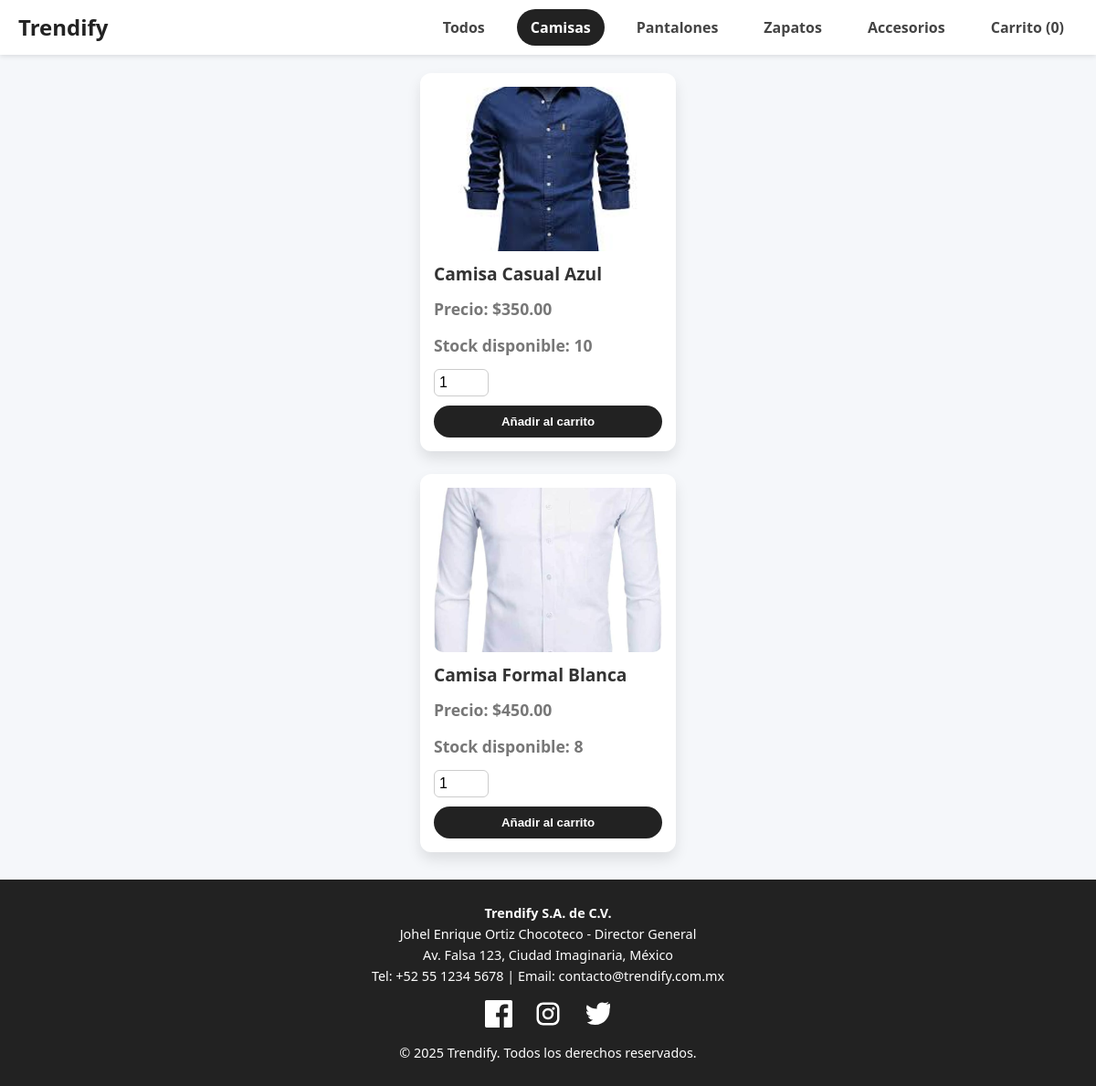
The app's page /index.php?cat=camisas with its own data.
### tables this page shows
CREATE TABLE products (
    id INT AUTO_INCREMENT PRIMARY KEY,            
    name VARCHAR(100) NOT NULL,                    
    category ENUM('camisas', 'pantalones', 'zapatos', 'accesorios') NOT NULL,   
    price DECIMAL(10,2) NOT NULL,                  
    stock INT NOT NULL,                             
    image VARCHAR(255) NOT NULL                     
);

### index.php (the view, shortened to what this page needs)
<?php
require 'db.php';
$categories = ['camisas' => 'Camisas', 'pantalones' => 'Pantalones', 'zapatos' => 'Zapatos', 'accesorios' => 'Accesorios'];
$selected_cat = $_GET['cat'] ?? 'all';
if ($selected_cat === 'all') {
    $stmt = $pdo->query("SELECT * FROM products ORDER BY category, name");
    $products = $stmt->fetchAll();
} else {
    $stmt = $pdo->prepare("SELECT * FROM products WHERE category = ? ORDER BY name");
    $stmt->execute([$selected_cat]);
    $products = $stmt->fetchAll();
}
$stmtCount = $pdo->prepare("SELECT SUM(quantity) FROM cart WHERE session_id = ?");
$stmtCount->execute([$_SESSION['session_id']]);
$cart_count = $stmtCount->fetchColumn() ?: 0;
?>
<!DOCTYPE html>
<html lang="es">
<head>
  <link rel="stylesheet" href="style.css" />
</head>
<body>
<nav>
  <div class="nav-container">
    <div class="nav-logo">Trendify</div>
    <div class="nav-menu">
      <a href="index.php?cat=all" class="<?= $selected_cat === 'all' ? 'active' : '' ?>">Todos</a>
      <?php foreach ($categories as $cat_id => $cat_name): ?>
        <a href="index.php?cat=<?= $cat_id ?>" class="<?= $selected_cat === $cat_id ? 'active' : '' ?>"><?= $cat_name ?></a>
      <?php endforeach; ?>
      <a href="cart.php" class="cart-link">Carrito (<?= $cart_count ?>)</a>
    </div>
  </div>
</nav>
<div class="container">
  <?php if (empty($products)): ?>
    <p>No hay productos para mostrar en esta categoría.</p>
  <?php else: ?>
    <div class="products-grid">
      <?php foreach ($products as $product): ?>
        <div class="product-card">
          <img src="images/<?= htmlspecialchars($product['image']) ?>" alt="<?= htmlspecialchars($product['name']) ?>">
          <div class="product-info">
            <h3><?= htmlspecialchars($product['name']) ?></h3>
            <p>Precio: $<?= number_format($product['price'], 2) ?></p>
            <p>Stock disponible: <?= $product['stock'] ?></p>
          </div>
          <?php if ($product['stock'] > 0): ?>
            <form method="POST" action="index.php?cat=<?= $selected_cat ?>">
              <input type="number" class="quantity-input" name="quantity" value="1" min="1" max="<?= $product['stock'] ?>" />
              <button type="submit" class="btn">Añadir al carrito</button>
            </form>
          <?php else: ?>
            <button disabled class="btn" style="background:#888;cursor:not-allowed;">Agotado</button>
          <?php endif; ?>
        </div>
      <?php endforeach; ?>
    </div>
  <?php endif; ?>
</div>
<footer>
  <p><strong>Trendify S.A. de C.V.</strong></p>
  <p>Johel Enrique Ortiz Chocoteco - Director General</p>
  <p>Av. Falsa 123, Ciudad Imaginaria, México</p>
  <p>Tel: +52 55 1234 5678 | Email: contacto@trendify.com.mx</p>
  <div class="social-buttons">
    <a href="#" title="Facebook" aria-label="Facebook" target="_blank" rel="noopener noreferrer">
    </a>
    <a href="#" title="Instagram" aria-label="Instagram" target="_blank" rel="noopener noreferrer">
    </a>
    <a href="#" title="X (Twitter)" aria-label="X (Twitter)" target="_blank" rel="noopener noreferrer">
    </a>
  </div>
  <p style="margin-top:10px;">© 2025 Trendify. Todos los derechos reservados.</p>
</footer>
</body>
</html>

### style.css (style rules this page uses)
* { margin: 0; padding: 0; box-sizing: border-box; }
body { font-family: 'Segoe UI', Tahoma, Geneva, Verdana, sans-serif; background: #f5f7fa; color: #333; line-height: 1.6; min-height: 100vh; display: flex; flex-direction: column; }
.container { max-width: 1200px; margin: 20px auto; padding: 10px; padding-top: 60px; flex: 1; }
nav { position: fixed; top: 0; width: 100%; background: #fff; box-shadow: 0 2px 5px rgba(0,0,0,0.1); z-index: 1000; }
.nav-container { max-width: 1200px; margin: 0 auto; display: flex; align-items: center; justify-content: space-between; padding: 10px 20px; }
.nav-logo { font-weight: bold; font-size: 1.5rem; color: #222; }
.nav-menu { display: flex; gap: 20px; }
.nav-menu a { text-decoration: none; color: #444; font-weight: 600; padding: 8px 15px; border-radius: 25px; transition: 0.3s; line-height: 1.5; }
.nav-menu a:hover, .nav-menu a.active { background: #222; color: white; }
.products-grid { display: grid; grid-template-columns: repeat(auto-fit,minmax(280px,1fr)); gap: 25px; }
.product-card { background: white; border-radius: 12px; padding: 15px; box-shadow: 0 8px 15px rgba(0,0,0,0.1); display: flex; flex-direction: column; justify-content: space-between; transition: transform 0.3s ease; }
.product-card img { width: 100%; border-radius: 10px; height: 180px; object-fit: cover; }
.product-info { margin-top: 10px; }
.product-info h3 { font-size: 1.2rem; margin-bottom: 8px; }
.product-info p { color: #777; font-weight: 700; font-size: 1.1rem; margin-bottom: 12px; }
.btn { background: #222; color: white; border: none; padding: 10px; border-radius: 30px; font-weight: 600; cursor: pointer; transition: 0.3s; width: 100%; }
.quantity-input { width: 60px; padding: 5px; margin-bottom: 10px; border-radius: 6px; border: 1px solid #ccc; font-size: 1rem; }
footer { background: #222; color: white; padding: 25px 15px; text-align: center; font-size: 0.9rem; margin-top: auto; }
footer .social-buttons { margin-top: 15px; }
footer .social-buttons a { display: inline-block; margin: 0 10px; color: white; width: 30px; height: 30px; transition: color 0.3s; text-decoration: none; }
footer .social-buttons a svg { fill: white; width: 100%; height: 100%; }

### records on screen
products: image (picture), name "Camisa Casual Azul", price "350.00", stock "10"
products: image (picture), name "Camisa Formal Blanca", price "450.00", stock "8"

### other values on screen
$cat_name "Camisas"
$cat_name "Pantalones"
$cat_name "Zapatos"
$cat_name "Accesorios"
$cart_count "0"
